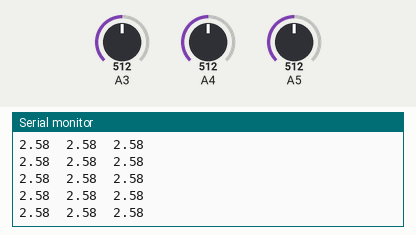
A sketch run on a simulated Arduino Uno, built with avr-gcc and run on an emulated ATmega328P. On the bench: the last lines printed to the serial monitor. Inputs (shaded band) come from the test bench; at power-on: A4 = 512, A3 = 512, A5 = 512.

Above: at 1.2 s.
1.3 s: A4 set to 353
At 2.3 s:
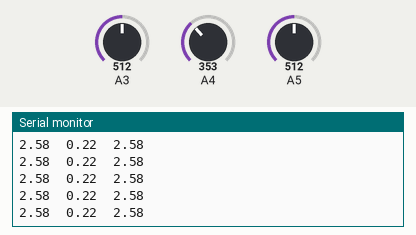
2.8 s: A4 set to 321
At 3.3 s:
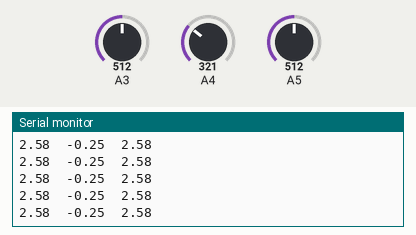
Timing chart, 0 to 5.8 s (numbered marks = the images above; inputs shaded):
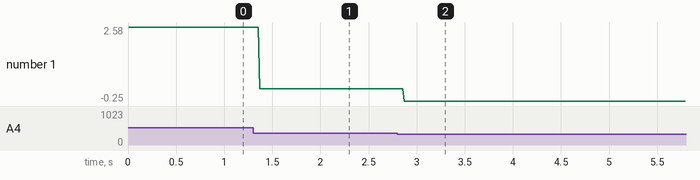

Measured:
- after the input at 1.3 s, the serial monitor: prints a new line after 0.07 s (image 1)
- after the input at 2.8 s, the serial monitor: prints a new line after 0.07 s (image 2)
- plotted number 1: 2.58 → 0.22 after the input at 1.3 s, 0.22 → -0.25 after the input at 2.8 s

The sketch:

accelerometer.ino
```cpp
//Adapted from the SunFounder ADXL335 3 axis accelerometer project
int sensorPin = A0;

void setup()
{
  Serial.begin(9600);
  Serial.print("Hello:\r\n");
}

void readAccel(){
  int x = analogRead(A5);
  int y = analogRead(A4);
  int z = analogRead(A3);

  float mVPerStep = (float)5000 / (float)1024;
  float zero_g_value = 1650 / mVPerStep; //ADC is 0~1023 with range of 0V-5V.  The range of the ADXL335 is 0V-3.3V.  The zero g output is equal to Vs/2 = 1.65V.
  float mVPerG = (float)330;  //ADXL335 Sensitivity is 330mv/g
  float scale = mVPerStep / mVPerG;

  Serial.print((((float)x - zero_g_value)) * scale);  //print x value on serial monitor
  Serial.print("\t");
  Serial.print((((float)y - zero_g_value)) * scale);  //print y value on serial monitor
  Serial.print("\t");
  Serial.print((((float)z - zero_g_value)) * scale);  //print z value on serial monitor
  Serial.print("\n");

  Serial.println("");

  delay(10);
}

void loop()
{
  readAccel();
}
```
